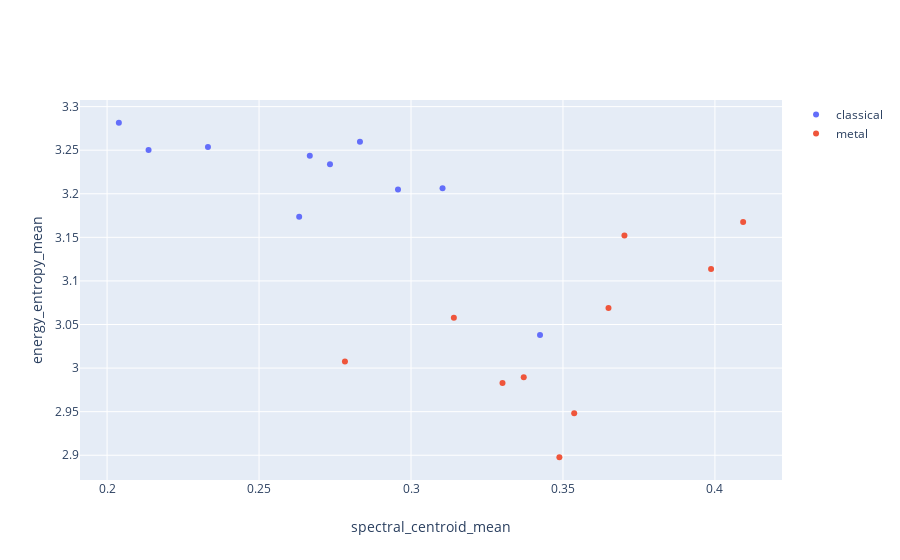

Source (notebook cell):
### Code cell
# Example4: plot 2 features for 10 2-second samples 
# from classical and 10 from metal music

from pyAudioAnalysis import MidTermFeatures as aF
import os
import numpy as np
import plotly.graph_objs as go 
import plotly

dirs = ["data/music/classical", "data/music/metal"] 
class_names = [os.path.basename(d) for d in dirs] 
m_win, m_step, s_win, s_step = 1, 1, 0.1, 0.05 

# segment-level feature extraction:
features = [] 
for d in dirs: # get feature matrix for each directory (class) 
    f, files, fn = aF.directory_feature_extraction(d, m_win, m_step, 
                                                   s_win, s_step) 
    features.append(f)
# (each element of the features list contains a 
# (samples x segment features) = (10 x 138) feature matrix)
print(features[0].shape, features[1].shape)
    
# select 2 features and create feature matrices for the two classes:
f1 = np.array([features[0][:, fn.index('spectral_centroid_mean')],
               features[0][:, fn.index('energy_entropy_mean')]])
f2 = np.array([features[1][:, fn.index('spectral_centroid_mean')],
               features[1][:, fn.index('energy_entropy_mean')]])

# plot 2D features
plots = [go.Scatter(x=f1[0, :],  y=f1[1, :], 
                    name=class_names[0], mode='markers'),
         go.Scatter(x=f2[0, :], y=f2[1, :], 
                    name=class_names[1], mode='markers')]
mylayout = go.Layout(xaxis=dict(title="spectral_centroid_mean"),
                     yaxis=dict(title="energy_entropy_mean"))
plotly.offline.iplot(go.Figure(data=plots, layout=mylayout))

### Figure 1 — Plotly figure (JSON) as saved in the notebook; plotly's stock layout.template omitted (floating-point values rounded to 4 significant figures)
{"data": [{"mode": "markers", "name": "classical", "type": "scatter", "x": [0.2667, 0.2957, 0.2136, 0.2039, 0.2832, 0.2733, 0.2332, 0.2632, 0.3425, 0.3104], "y": [3.244, 3.205, 3.25, 3.281, 3.26, 3.234, 3.254, 3.174, 3.038, 3.206]}, {"mode": "markers", "name": "metal", "type": "scatter", "x": [0.3702, 0.3141, 0.3488, 0.3301, 0.4093, 0.3987, 0.3371, 0.3537, 0.2783, 0.365], "y": [3.152, 3.058, 2.898, 2.983, 3.168, 3.114, 2.99, 2.948, 3.008, 3.069]}], "layout": {"xaxis": {"title": {"text": "spectral_centroid_mean"}}, "yaxis": {"title": {"text": "energy_entropy_mean"}}}}
